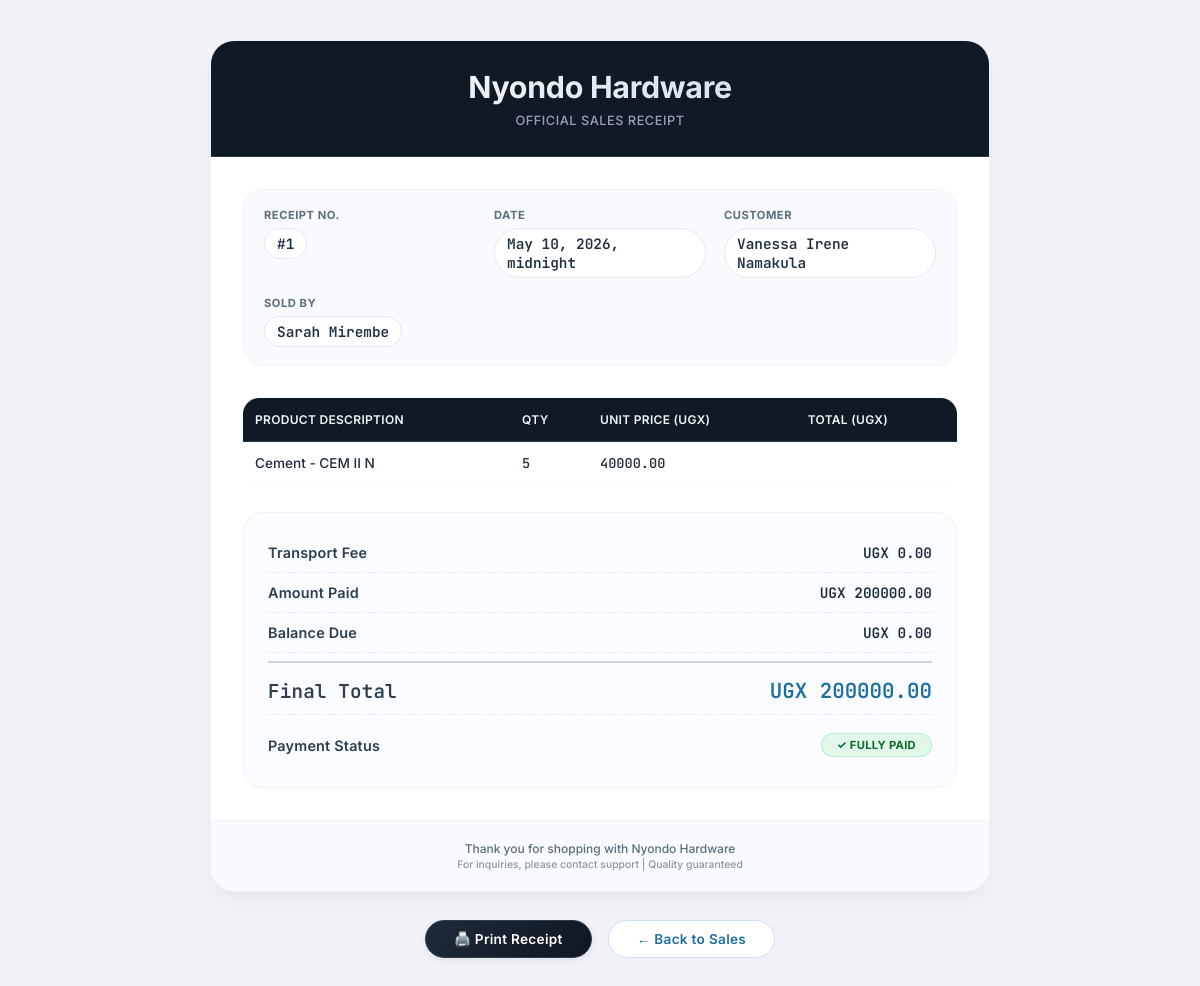
/sale/receipt/1, run on the app's committed database.
### web/models.py (models this page shows, shortened)
class Sale(models.Model):
    PAYMENT_METHOD_CHOICES = [
        ('cash', 'Cash'),
        ('mobile_money', 'Mobile Money'),
        ('bank_transfer', 'Bank Transfer'),
        ('credit', 'Credit'),
    ]
    product = models.ForeignKey(
        Stock,
        on_delete=models.PROTECT
    )
    customer = models.ForeignKey(
        Customer,
        on_delete=models.SET_NULL,
        null=True
    )
    quantity_sold = models.IntegerField(
        validators=[MinValueValidator(1)]
    )
    unit_selling_price = models.DecimalField(
        max_digits=12,
        decimal_places=2,
        validators=[MinValueValidator(Decimal('0.01'))]
    )
    unit_cost_price = models.DecimalField(
        max_digits=12,
        decimal_places=2,
        validators=[MinValueValidator(Decimal('0.01'))]
    )
    subtotal = models.DecimalField(
        max_digits=12,
        decimal_places=2,
        default=Decimal('0.00')
    )
    profit = models.DecimalField(
        max_digits=12,
        decimal_places=2,
        default=Decimal('0.00')
    )
    final_total = models.DecimalField(
        max_digits=12,
        decimal_places=2,
        default=Decimal('0.00')
    )
    payment_method = models.CharField(
        max_length=20,
        choices=PAYMENT_METHOD_CHOICES,
        default='cash'
    )
    transport_fee = models.DecimalField(
        max_digits=12,
        decimal_places=2,
        default=Decimal('0.00'),
        validators=[MinValueValidator(Decimal('0.00'))]
    )
    amount_paid = models.DecimalField(
        max_digits=12,
        decimal_places=2,
        default=Decimal('0.00')
    )
    balance_due = models.DecimalField(
        max_digits=12,
        decimal_places=2,
        default=Decimal('0.00')
    )
    due_date = models.DateTimeField(
        blank=True,
        null=True
    )
    is_fully_paid = models.BooleanField(default=False)
    sale_date = models.DateTimeField(auto_now_add=True)
    sold_by = models.CharField(
        max_length=50,
        blank=True,
        null=True
    )
    notes = models.TextField(
        blank=True,
        null=True
    )

class Customer(models.Model):
    name = models.CharField(max_length=100)
    contact = models.CharField(
        max_length=20,
        blank=True,
        null=True
    )
    email = models.EmailField(
        blank=True,
        null=True
    )
    address = models.TextField(
        blank=True,
        null=True
    )
    nin = models.CharField(
        max_length=20,
        unique=True
    )
    distance_km = models.DecimalField(
        max_digits=5,
        decimal_places=2,
        default=Decimal('0.00')
    )
    is_credit_customer = models.BooleanField(default=False)

class Stock(models.Model):
    CATEGORY_CHOICES = [
        ('cement', 'Cement'),
        ('steel', 'Steel / Iron Bars'),
        ('nails', 'Nails'),
        ('hardware', 'Hardware'),
        ('roofing', 'Roofing'),
    ]
    STATUS_CHOICES = [
        ('critical', 'Critical - Below 10 units'),
        ('low', 'Low Stock - Below 30 units'),
        ('normal', 'Normal Stock'),
        ('overstock', 'Overstock'),
    ]
    PAYMENT_METHOD_CHOICES = [
        ('cash', 'Cash'),
        ('bank_transfer', 'Bank Transfer'),
        ('credit', 'Credit (Pay Later)'),
        ('cheque', 'Cheque'),
        ('mobile_money', 'Mobile Money'),
    ]
    UNIT_CHOICES = [
        ('pcs', 'Pieces'),
        ('kg', 'Kilograms'),
        ('bags', 'Bags'),
    ]
    product_name = models.CharField(max_length=50)
    category = models.CharField(
        max_length=60,
        choices=CATEGORY_CHOICES
    )
    description = models.TextField(
        blank=True,
        null=True
    )
    quantity = models.IntegerField(
        default=0,
        validators=[MinValueValidator(0)]
    )
    minimum_stock_level = models.IntegerField(
        default=10,
        validators=[MinValueValidator(0)]
    )
    maximum_stock_level = models.IntegerField(
        default=500,
        validators=[MinValueValidator(0)]
    )
    reorder_quantity = models.IntegerField(
        default=50,
        validators=[MinValueValidator(0)]
    )
    unit = models.CharField(
        max_length=10,
        choices=UNIT_CHOICES,
        default='pcs'
    )
    unit_cost = models.DecimalField(
        max_digits=12,
        decimal_places=2,
        validators=[MinValueValidator(Decimal('0.01'))]
    )
    selling_price = models.DecimalField(
        max_digits=12,
        decimal_places=2,
        validators=[MinValueValidator(Decimal('0.01'))]
    )
    received_date = models.DateField(auto_now_add=True)
    supplier = models.ForeignKey(
        Supplier,
        on_delete=models.SET_NULL,
        null=True
    )
    payment_method = models.CharField(
        max_length=20,
        choices=PAYMENT_METHOD_CHOICES,
        default='cash'
    )
    credit_due_date = models.DateField(
        blank=True,
        null=True
    )
    is_paid = models.BooleanField(default=False)
    status = models.CharField(
        max_length=20,
        choices=STATUS_CHOICES,
        default='normal'
    )
    notes = models.TextField(
        blank=True,
        null=True
    )

### web/views.py (the view)
# urls.py: path('sale/receipt/<int:pk>', views.receipt, name="receipt"),
def receipt(request,pk):
    sale = get_object_or_404(Sale,pk=pk)
    context = {
        "sale":sale
    }
    return render(request,"receipt.html", context)

### web/templates/receipt.html (shortened to what this page needs)
<!DOCTYPE html>
<html lang="en">
<head>
</head>
<body>
<div class="receipt-wrapper">
    <div class="receipt-container">
        <div class="receipt-header">
            <h1>Nyondo Hardware</h1>
            <p>Official Sales Receipt</p>
        </div>
        <div class="receipt-content">
            <div class="receipt-info">
                <div class="info-block">
                    <span class="info-label"> Receipt No.</span>
                    <span class="info-value">#{{ sale.id }}</span>
                </div>
                <div class="info-block">
                    <span class="info-label"> Date</span>
                    <span class="info-value">{{ sale.sale_date }}</span>
                </div>
                <div class="info-block">
                    <span class="info-label"> Customer</span>
                    <span class="info-value">{{ sale.customer.name }}</span>
                </div>
                <div class="info-block">
                    <span class="info-label"> Sold By</span>
                    <span class="info-value">{{ sale.sold_by }}</span>
                </div>
            </div>
            <table class="items-table">
                <thead>
                    <tr>
                        <th>Product Description</th>
                        <th>Qty</th>
                        <th>Unit Price (UGX)</th>
                        <th>Total (UGX)</th>
                    </tr>
                </thead>
                <tbody>
                    <tr>
                        <td class="product-name">{{ sale.product.product_name }}</td>
                        <td>{{ sale.quantity_sold }}</td>
                        <td>{{ sale.unit_selling_price|floatformat:2 }}</td>
                        <td>{{ sale.total_price|floatformat:2 }}</td>
                    </tr>
                </tbody>
            </table>
            <div class="totals-card">
                <div class="total-row">
                    <span class="total-label"> Transport Fee</span>
                    <span class="total-amount">UGX {{ sale.transport_fee|floatformat:2 }}</span>
                </div>
                <div class="total-row">
                    <span class="total-label"> Amount Paid</span>
                    <span class="total-amount">UGX {{ sale.amount_paid|floatformat:2 }}</span>
                </div>
                <div class="total-row">
                    <span class="total-label"> Balance Due</span>
                    <span class="total-amount">UGX {{ sale.balance_due|floatformat:2 }}</span>
                </div>
                <div class="total-row grand-total">
                    <span class="total-label"> Final Total</span>
                    <span class="total-amount">UGX {{ sale.final_total|floatformat:2 }}</span>
                </div>
                <div class="total-row" style="margin-top: 8px;">
                    <span class="total-label"> Payment Status</span>
                    <span>
                        {% if sale.is_fully_paid %}
                            <span class="status-paid">✓ FULLY PAID</span>
                        {% else %}
                            <span class="status-pending">⚠ PENDING BALANCE</span>
                        {% endif %}
                    </span>
                </div>
            </div>
        </div>
        <div class="receipt-footer">
            <span> Thank you for shopping with Nyondo Hardware </span><br>
            <span style="font-size: 0.65rem; opacity: 0.7;">For inquiries, please contact support | Quality guaranteed</span>
        </div>
    </div>
    <div class="button-group">
        <button onclick="window.print()" class="btn print-btn">
            🖨️ Print Receipt
        </button>
        <a href="{% url 'sale_list' %}" class="btn back-btn">
            ← Back to Sales
        </a>
    </div>
</div>
</body>
</html>

### web/templates/receipt.html (style rules this page uses)
* { margin: 0; padding: 0; box-sizing: border-box; }
body { font-family: 'Inter', system-ui, -apple-system, 'Segoe UI', Roboto, 'Helvetica Neue', sans-serif; background: #f0f2f8; padding: 40px 28px; color: #1a2634; }
.receipt-wrapper { max-width: 780px; margin: 0 auto; }
.receipt-container { background: white; border-radius: 24px; box-shadow: 0 10px 25px -5px rgba(0, 0, 0, 0.05), 0 8px 10px -6px rgba(0, 0, 0, 0.02); overflow: hidden; border: 1px solid #eef2f6; transition: all 0.2s ease; }
.receipt-header { background: #111927; padding: 28px 32px; text-align: center; border-bottom: 1px solid #2a3a4a; }
.receipt-header h1 { font-size: 1.9rem; font-weight: 700; letter-spacing: -0.3px; background: linear-gradient(135deg, #ffffff, #cbd5e6); background-clip: text; -webkit-background-clip: text; color: transparent; margin-bottom: 8px; }
.receipt-header p { color: #94a3b8; font-size: 0.8rem; letter-spacing: 0.5px; text-transform: uppercase; font-weight: 500; }
.receipt-content { padding: 32px; }
.receipt-info { display: grid; grid-template-columns: repeat(auto-fit, minmax(180px, 1fr)); gap: 18px; margin-bottom: 32px; background: #f8fafd; padding: 18px 20px; border-radius: 20px; border: 1px solid #eef2f8; }
.info-block { display: flex; flex-direction: column; gap: 6px; }
.info-label { font-size: 0.7rem; font-weight: 700; text-transform: uppercase; letter-spacing: 0.5px; color: #5a6e7c; }
.info-value { font-weight: 600; font-size: 0.9rem; color: #1e2f3f; font-family: 'JetBrains Mono', monospace; background: white; padding: 5px 12px; border-radius: 40px; display: inline-block; width: fit-content; border: 1px solid #e2e8f0; }
.items-table { width: 100%; border-collapse: collapse; margin-bottom: 28px; border-radius: 16px; overflow: hidden; box-shadow: 0 1px 2px rgba(0,0,0,0.03); }
.items-table th { background: #111927; color: #f0f3f8; padding: 14px 12px; font-weight: 600; font-size: 0.75rem; letter-spacing: 0.3px; text-transform: uppercase; text-align: left; border-bottom: 1px solid #2a3a4a; }
.items-table td { padding: 12px; border-bottom: 1px solid #e9edf2; font-size: 0.85rem; color: #1f2c38; font-weight: 500; background-color: white; }
.items-table tr:last-child td { border-bottom: none; }
.items-table td:nth-child(2), .items-table td:nth-child(3), .items-table td:nth-child(4) { font-family: 'JetBrains Mono', monospace; font-weight: 500; }
.totals-card { background: #fafcff; border-radius: 20px; padding: 20px 24px; margin-top: 10px; border: 1px solid #eef2f6; }
.total-row { display: flex; justify-content: space-between; align-items: center; padding: 10px 0; font-size: 0.9rem; border-bottom: 1px dashed #e2e8f0; }
.total-row:last-child { border-bottom: none; }
.total-label { font-weight: 600; color: #2c3e50; letter-spacing: 0.2px; }
.total-amount { font-family: 'JetBrains Mono', monospace; font-weight: 600; color: #1a2c3c; }
.grand-total { font-size: 1.2rem; font-weight: 800; color: #0f1722; border-top: 2px solid #cbd5e1; margin-top: 8px; padding-top: 14px; font-family: 'JetBrains Mono', monospace; }
.grand-total .total-amount { font-size: 1.3rem; color: #1e6f9f; }
.status-paid { background: #e1f7ea; color: #0e6b2b; padding: 5px 16px; border-radius: 40px; font-weight: 700; font-size: 0.7rem; display: inline-flex; align-items: center; gap: 6px; letter-spacing: 0.3px; box-shadow: inset 0 0 0 1px rgba(34, 197, 94, 0.2); }
.receipt-footer { background: #f8fafd; padding: 20px 32px; text-align: center; border-top: 1px solid #eef2f6; color: #5a6e7c; font-size: 0.75rem; font-weight: 500; }
.button-group { margin-top: 28px; display: flex; gap: 16px; justify-content: center; flex-wrap: wrap; }
.btn { display: inline-flex; align-items: center; justify-content: center; padding: 10px 28px; border-radius: 40px; font-size: 0.85rem; font-weight: 600; text-decoration: none; transition: all 0.2s ease; letter-spacing: 0.3px; gap: 8px; cursor: pointer; border: none; font-family: 'Inter', sans-serif; }
.print-btn { background: linear-gradient(135deg, #1e2a3a, #0f1722); color: white; box-shadow: 0 2px 6px rgba(0, 0, 0, 0.08); border: 1px solid #2c3e4e; }
.back-btn { background: white; color: #1e6f9f; border: 1px solid #cde0ef; }
.product-name { font-weight: 600; color: #1e2b38; }

### data on the page
Sale: id "1", sale_date "May 10, 2026, midnight", customer.name "Vanessa Irene Namakula", sold_by "Sarah Mirembe", product.product_name "Cement - CEM II N", quantity_sold "5", unit_selling_price "40000.00", transport_fee "0.00", amount_paid "200000.00", balance_due "0.00", final_total "200000.00"
